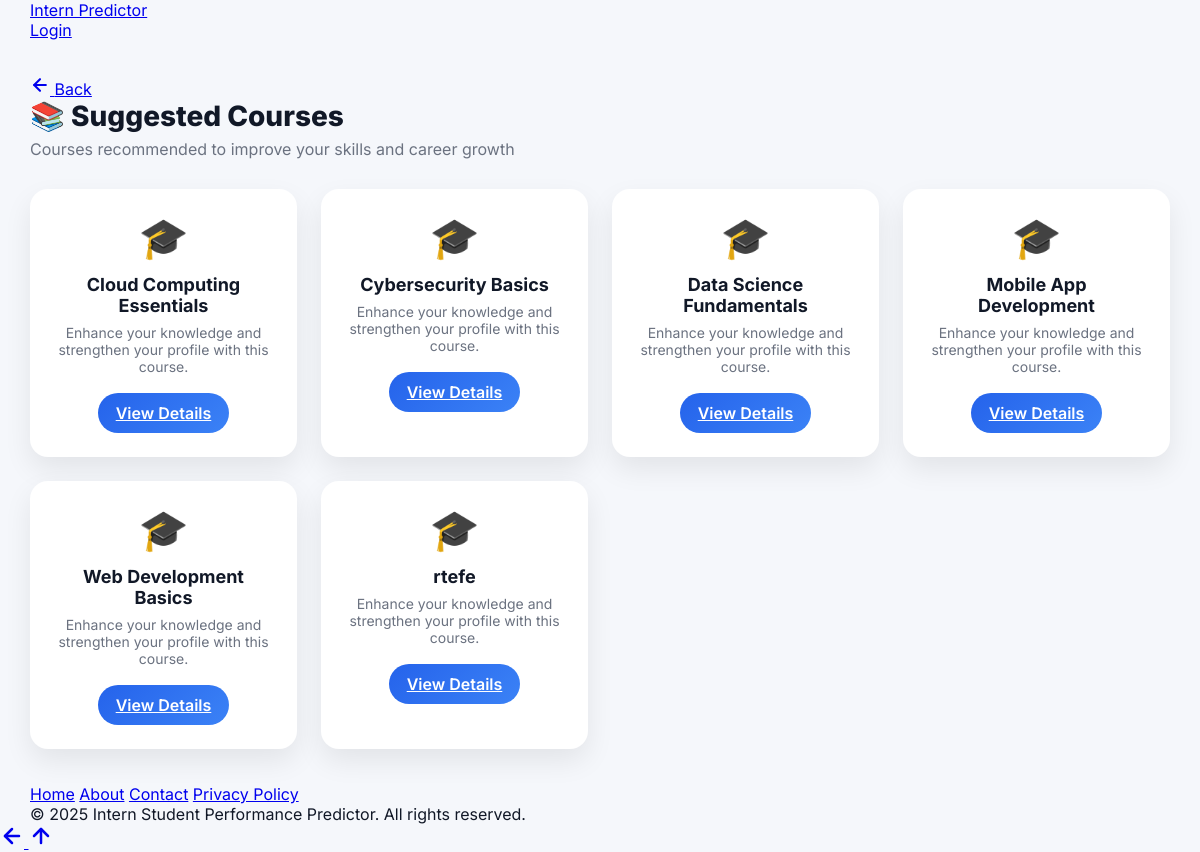
Page /student/courses (signed in) on the committed database.
### tables this page shows
CREATE TABLE courses (
            id INTEGER PRIMARY KEY AUTOINCREMENT,
            name TEXT UNIQUE NOT NULL,
            total_expected_tasks INTEGER DEFAULT 10 -- New: For course completion calculation
        );

### app.py (the view)
@app.route('/student/courses')
def intern_courses():
    if not is_intern_logged_in():
        return redirect(url_for('login'))
    conn = sqlite3.connect(DATABASE)
    cursor = conn.cursor()
    cursor.execute("SELECT name FROM courses ORDER BY name")
    suggested_courses = [row[0] for row in cursor.fetchall()]
    conn.close()
    return render_template('intern_courses.html', username=session['username'], suggested_courses=suggested_courses)

### app.py (called while the page is built)
def is_intern_logged_in():
    return 'role' in session and session['role'] == 'intern'

### templates/intern_courses.html (shortened to what this page needs)
{% extends "base.html" %}
{% block content %}
<h2 class="page-title">📚 Suggested Courses</h2>
<p class="subtitle">
    Courses recommended to improve your skills and career growth
</p>
{% if suggested_courses %}
<div class="course-grid">
    {% for course in suggested_courses %}
    <div class="course-card">
        <div class="course-icon">🎓</div>
        <h3 class="course-title">{{ course }}</h3>
        <p class="course-desc">
            Enhance your knowledge and strengthen your profile with this course.
        </p>
        <a href="{{ url_for('intern_course_details', course_name=course) }}"
   class="course-btn">
    View Details
</a>
    </div>
    {% endfor %}
</div>
{% else %}
<p class="text-muted">No course suggestions available at the moment.</p>
{% endif %}
{% endblock %}

### static/css/style.css (style rules this page uses)
:root { --bg-main: #f5f7fb; --bg-secondary: #ffffff; --card-bg: #ffffff; --border-color: #e5e7eb; --text-primary: #111827; --text-secondary: #6b7280; --primary: #2563eb; --primary-light: #3b82f6; --success: #10b981; --warning: #f59e0b; --danger: #ef4444; --purple: #8b5cf6; --teal: #14b8a6; --pink: #ec4899; --gray: #9ca3af; --radius-sm: 8px; --radius-md: 14px; --radius-lg: 20px; --shadow-sm: 0 4px 12px rgba(0,0,0,0.06); --shadow-md: 0 10px 30px rgba(0,0,0,0.08); --font-main: 'Inter', system-ui, sans-serif; }
* { margin: 0; padding: 0; box-sizing: border-box; }
body { font-family: var(--font-main); background: var(--bg-main); color: var(--text-primary); min-height: 100vh; }
.subtitle { margin-top: 6px; color: var(--text-secondary); }
.page-title { font-size: 26px; font-weight: 700; margin-bottom: 20px; }

### templates/intern_courses.html (style rules this page uses)
.page-title { font-size: 28px; font-weight: 800; margin-bottom: 6px; }
.subtitle { color: #6b7280; margin-bottom: 30px; }
.course-grid { display: grid; grid-template-columns: repeat(auto-fill, minmax(260px, 1fr)); gap: 24px; }
.course-card { background: #ffffff; border-radius: 18px; padding: 24px; box-shadow: 0 12px 28px rgba(0,0,0,0.08); display: flex; flex-direction: column; align-items: center; text-align: center; transition: transform 0.25s, box-shadow 0.25s; }
.course-icon { font-size: 40px; margin-bottom: 12px; }
.course-title { font-size: 18px; font-weight: 700; margin-bottom: 8px; }
.course-desc { font-size: 14px; color: #6b7280; margin-bottom: 18px; }
.course-btn { background: linear-gradient(135deg, #2563eb, #3b82f6); color: #fff; padding: 10px 18px; border-radius: 20px; border: none; font-weight: 600; cursor: pointer; transition: transform 0.2s, box-shadow 0.2s; }

### rows in the picture
courses: name "Cloud Computing Essentials"
courses: name "Cybersecurity Basics"
courses: name "Data Science Fundamentals"
courses: name "Mobile App Development"
courses: name "Web Development Basics"
courses: name "rtefe"
